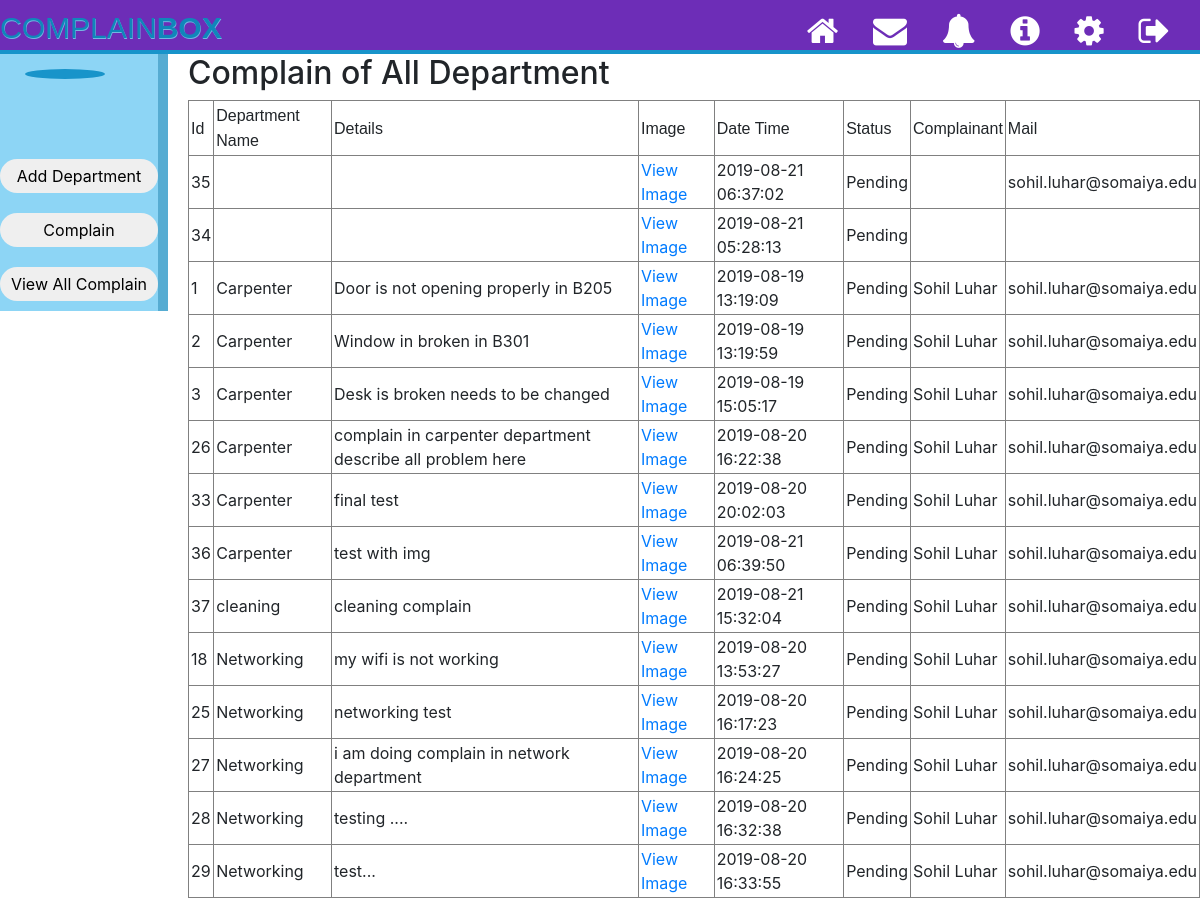
The app's page /allcomplain.php, older data.
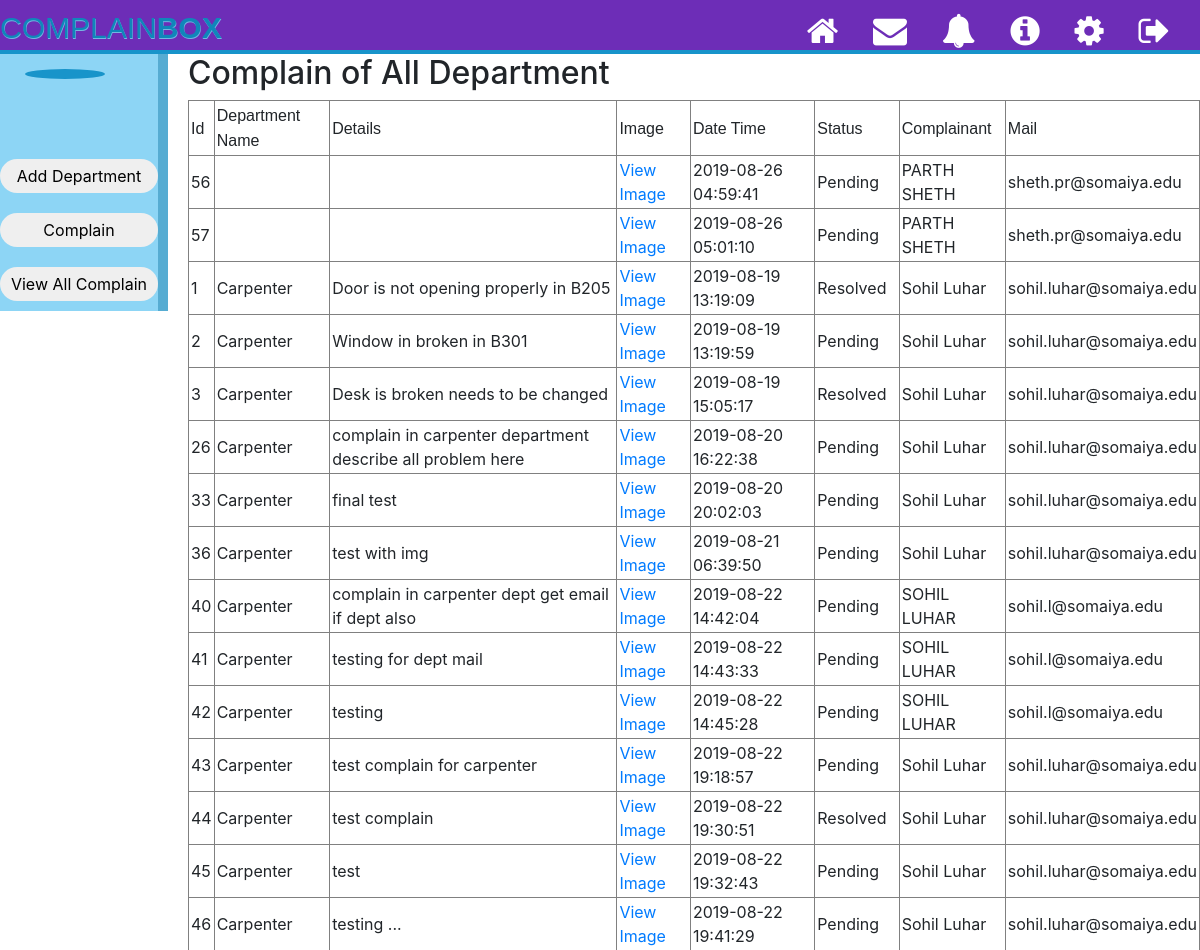
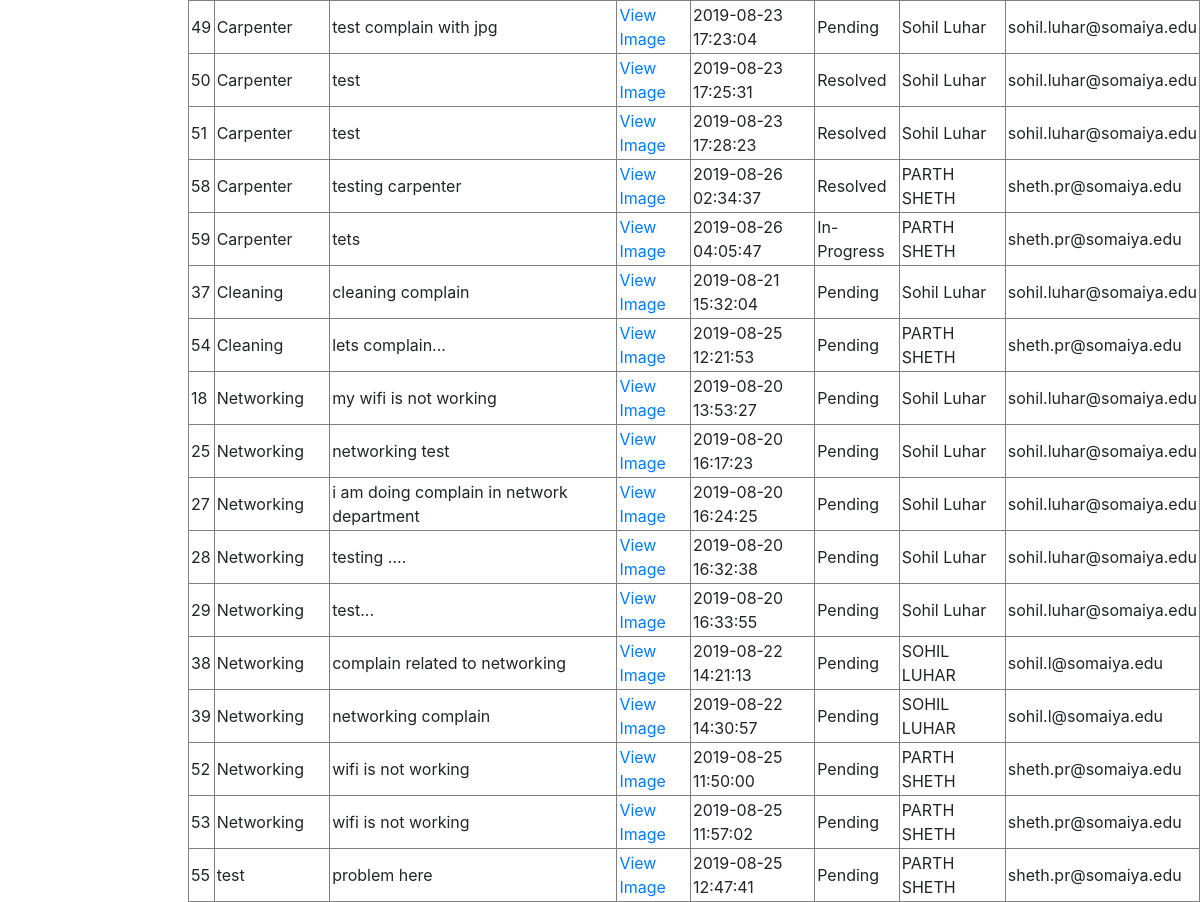
The same page, newer data (2 pictures, top to bottom).
### tables this page shows
CREATE TABLE `complain` (
  `id` int(11) NOT NULL,
  `description` varchar(10000) DEFAULT NULL,
  `complainimg` varchar(100) NOT NULL,
  `Departmentname` varchar(50) DEFAULT NULL,
  `complaindate` timestamp NULL DEFAULT CURRENT_TIMESTAMP,
  `status` varchar(30) DEFAULT NULL,
  `complainant` varchar(50) NOT NULL,
  `complainantmail` varchar(50) NOT NULL,
  `building` varchar(500) NOT NULL,
  `location` varchar(500) NOT NULL,
  `time_constraint` int(11) NOT NULL
);

### allcomplain.php (the view, shortened to what this page needs)
<!DOCTYPE html>
<html>
<head>
	<link rel="stylesheet" type="text/css" href="assets/css/style.css">
	<link rel="stylesheet" href="https://cdnjs.cloudflare.com/ajax/libs/font-awesome/4.7.0/css/font-awesome.min.css">
	<link rel="stylesheet" type="text/css" href="https://stackpath.bootstrapcdn.com/bootstrap/4.3.1/css/bootstrap.min.css">
</head>
<body>
	<div class="top_bar">
		<div class="logo">
			<a href="index.php">COMPLAIN<strong>BOX</strong></a>
		</div>
		<nav>
			<a href='' class="login_name">
			</a>
			<a href="#">
				<i class="fa fa-home fa-2x"></i>
			</a>
			<a href="#">
				<i class="fa fa-envelope fa-2x"></i>
			</a>
			<a href="#">
				<i class="fa fa-bell fa-2x"></i>
			</a>
			<a href="#">
				<i class="fa fa-info-circle fa-2x"></i>
			</a>
			<a href="#">
				<i class="fa fa-cog fa-2x"></i>
			</a>
			<a href="/complainbox/index.php">
				<i class="fa fa-sign-out fa-2x"></i>
			</a>
		</nav>
	</div>
<div class="profile_left">
 		<img src="<?php  echo $_SESSION['imgurl'];  ?>">
 		<div class="profile_info">
	 			<div class="profile_buttons">
	 			<button onclick="window.location.href = '/ComplainBox/adddepartment.php';" class="profile_complain_button">Add Department</button>
	 			<button class="profile_complain_button" onclick="window.location.href = '/ComplainBox/admindashboard.php';">Complain</button>
	 			<button class="profile_complain_button "onclick="window.location.href = '/ComplainBox/allcomplain.php'">View All Complain</button>
	 		</div>
	 	</div>
	 	</div>
   <?php
	$mysqli = new mysqli("localhost", "root", "", "complainbox");
	$sql = "SELECT * FROM complain ORDER BY Departmentname";
	$result=mysqli_query($mysqli,$sql);
	echo '<h2>Complain of All Department</h2>';
	echo '<table border="1" cellspacing="2" cellpadding="2">
		  <tr>
			  <td> <font face="Arial">Id</font> </td>
			  <td> <font face="Arial">Department Name</font> </td>
			  <td> <font face="Arial">Details</font> </td>
			  <td> <font face="Arial">Image</font> </td>
			  <td> <font face="Arial">Date Time</font> </td>
			  <td> <font face="Arial">Status</font> </td>
			  <td> <font face="Arial">Complainant</font> </td>
			  <td> <font face="Arial">Mail</font> </td>
		  </tr>';
	while($row = mysqli_fetch_array($result)){
		echo "<tr><td>".$row['id']."</td>";
		echo "<td>". $row['Departmentname']."</td>";
		echo "<td>". $row['description']."</td>";
		echo "<td><a target='_blank' href='" . $row['complainimg']."'>View Image</a></td>";
		echo "<td>".$row['complaindate']."</td>";
		echo "<td>".$row['status']."</td>";
		echo "<td>".$row['complainant']."</td>";
		echo "<td>".$row['complainantmail']."</td>";
	}
?>
</body>
</html>

Row changes from the older to the newer data that the page shows:
removed complain: id "35", complaindate "2019-08-21 06:37:02", status "Pending", complainantmail "sohil.luhar@somaiya.edu"
removed complain: id "34", complaindate "2019-08-21 05:28:13", status "Pending"
added complain: id "56", complaindate "2019-08-26 04:59:41", status "Pending", complainant "PARTH SHETH", complainantmail "sheth.pr@somaiya.edu"
added complain: id "57", complaindate "2019-08-26 05:01:10", status "Pending", complainant "PARTH SHETH", complainantmail "sheth.pr@somaiya.edu"
changed complain "Door is not opening properly in B205": status "Pending" → "Resolved"
changed complain "Desk is broken needs to be changed": status "Pending" → "Resolved"
added complain: id "40", Departmentname "Carpenter", description "complain in carpenter dept get email if dept also", complaindate "2019-08-22 14:42:04", status "Pending", complainant "SOHIL LUHAR", complainantmail "sohil.l@somaiya.edu"
added complain: id "41", Departmentname "Carpenter", description "testing for dept mail", complaindate "2019-08-22 14:43:33", status "Pending", complainant "SOHIL LUHAR", complainantmail "sohil.l@somaiya.edu"
added complain: id "42", Departmentname "Carpenter", description "testing", complaindate "2019-08-22 14:45:28", status "Pending", complainant "SOHIL LUHAR", complainantmail "sohil.l@somaiya.edu"
added complain: id "43", Departmentname "Carpenter", description "test complain for carpenter", complaindate "2019-08-22 19:18:57", status "Pending", complainant "Sohil Luhar", complainantmail "sohil.luhar@somaiya.edu"
added complain: id "44", Departmentname "Carpenter", description "test complain", complaindate "2019-08-22 19:30:51", status "Resolved", complainant "Sohil Luhar", complainantmail "sohil.luhar@somaiya.edu"
added complain: id "45", Departmentname "Carpenter", description "test", complaindate "2019-08-22 19:32:43", status "Pending", complainant "Sohil Luhar", complainantmail "sohil.luhar@somaiya.edu"
added complain: id "46", Departmentname "Carpenter", description "testing ...", complaindate "2019-08-22 19:41:29", status "Pending", complainant "Sohil Luhar", complainantmail "sohil.luhar@somaiya.edu"
added complain: id "49", Departmentname "Carpenter", description "test complain with jpg", complaindate "2019-08-23 17:23:04", status "Pending", complainant "Sohil Luhar", complainantmail "sohil.luhar@somaiya.edu"
added complain: id "50", Departmentname "Carpenter", description "test", complaindate "2019-08-23 17:25:31", status "Resolved", complainant "Sohil Luhar", complainantmail "sohil.luhar@somaiya.edu"
added complain: id "51", Departmentname "Carpenter", description "test", complaindate "2019-08-23 17:28:23", status "Resolved", complainant "Sohil Luhar", complainantmail "sohil.luhar@somaiya.edu"
added complain: id "58", Departmentname "Carpenter", description "testing carpenter", complaindate "2019-08-26 02:34:37", status "Resolved", complainant "PARTH SHETH", complainantmail "sheth.pr@somaiya.edu"
added complain: id "59", Departmentname "Carpenter", description "tets", complaindate "2019-08-26 04:05:47", status "In-Progress", complainant "PARTH SHETH", complainantmail "sheth.pr@somaiya.edu"
changed complain "cleaning complain": Departmentname "cleaning" → "Cleaning"
added complain: id "54", Departmentname "Cleaning", description "lets complain...", complaindate "2019-08-25 12:21:53", status "Pending", complainant "PARTH SHETH", complainantmail "sheth.pr@somaiya.edu"
added complain: id "38", Departmentname "Networking", description "complain related to networking", complaindate "2019-08-22 14:21:13", status "Pending", complainant "SOHIL LUHAR", complainantmail "sohil.l@somaiya.edu"
added complain: id "39", Departmentname "Networking", description "networking complain", complaindate "2019-08-22 14:30:57", status "Pending", complainant "SOHIL LUHAR", complainantmail "sohil.l@somaiya.edu"
added complain: id "52", Departmentname "Networking", description "wifi is not working", complaindate "2019-08-25 11:50:00", status "Pending", complainant "PARTH SHETH", complainantmail "sheth.pr@somaiya.edu"
added complain: id "53", Departmentname "Networking", description "wifi is not working", complaindate "2019-08-25 11:57:02", status "Pending", complainant "PARTH SHETH", complainantmail "sheth.pr@somaiya.edu"
added complain: id "55", Departmentname "test", description "problem here", complaindate "2019-08-25 12:47:41", status "Pending", complainant "PARTH SHETH", complainantmail "sheth.pr@somaiya.edu"
